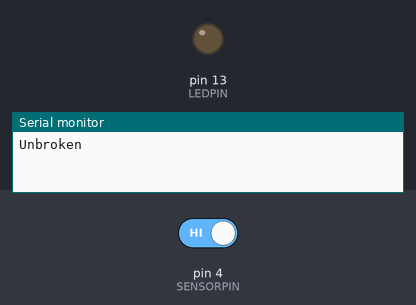
Recording of a sketch running on a simulated Arduino Uno, built with avr-gcc and run on an emulated ATmega328P. Parts: output pins drawn as LEDs (lit = HIGH), the last lines printed to the serial monitor. The test bench sets the inputs (shaded band); at power-on: pin 4 (SENSORPIN) HIGH.

Above: at 1.2 s.
1.3 s: pin 4 (SENSORPIN) driven LOW
At 1.6 s:
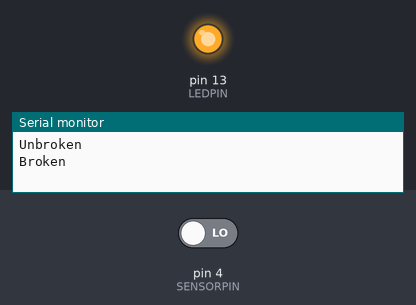
2.8 s: pin 4 (SENSORPIN) driven HIGH
At 3.9 s:
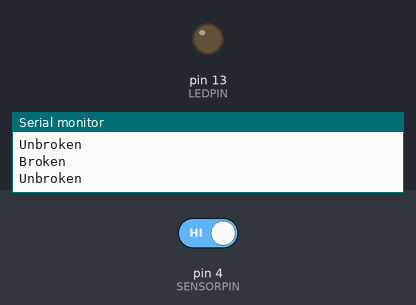
Timing chart, 0 to 5.8 s (numbered marks = the images above; inputs shaded):
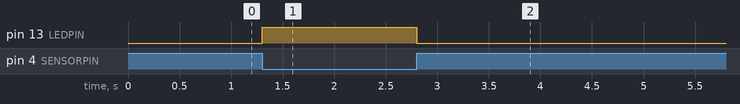

Measured:
- after the input at 1.3 s, pin 13 (LEDPIN): LOW → HIGH at once
- after the input at 2.8 s, pin 13 (LEDPIN): HIGH → LOW at once

The sketch:

IR_beambreak_2.ino
```cpp
/*
  IR Breakbeam sensor demo!
*/

#define LEDPIN 13
  // Pin 13: Arduino has an LED connected on pin 13
  // Pin 11: Teensy 2.0 has the LED on pin 11
  // Pin  6: Teensy++ 2.0 has the LED on pin 6
  // Pin 13: Teensy 3.0 has the LED on pin 13

#define SENSORPIN 4
#define SENSORPIN_2 5

// variables will change:
int sensorState = 0, lastState=0;         // variable for reading the pushbutton status

void setup() {
  // initialize the LED pin as an output:
  pinMode(LEDPIN, OUTPUT);
  // initialize sensor pin 1 as an input:
  pinMode(SENSORPIN, INPUT);
  digitalWrite(SENSORPIN, HIGH); // turn on the pullup
  // pin 2
  pinMode(SENSORPIN_2, INPUT);
  digitalWrite(SENSORPIN_2, HIGH); // turn on the pullup

  Serial.begin(9600);
}

void loop(){
  // read the state of the pushbutton value:
  sensorState = digitalRead(SENSORPIN);

  // check if the sensor beam is broken
  // if it is, the sensorState is LOW:
  if (sensorState == LOW) {
    // turn LED on:
    digitalWrite(LEDPIN, HIGH);
  }
  else {
    // turn LED off:
    digitalWrite(LEDPIN, LOW);
  }

  if (sensorState && !lastState) {
    Serial.println("Unbroken");
  }
  if (!sensorState && lastState) {
    Serial.println("Broken");
  }
  lastState = sensorState;
}
```
